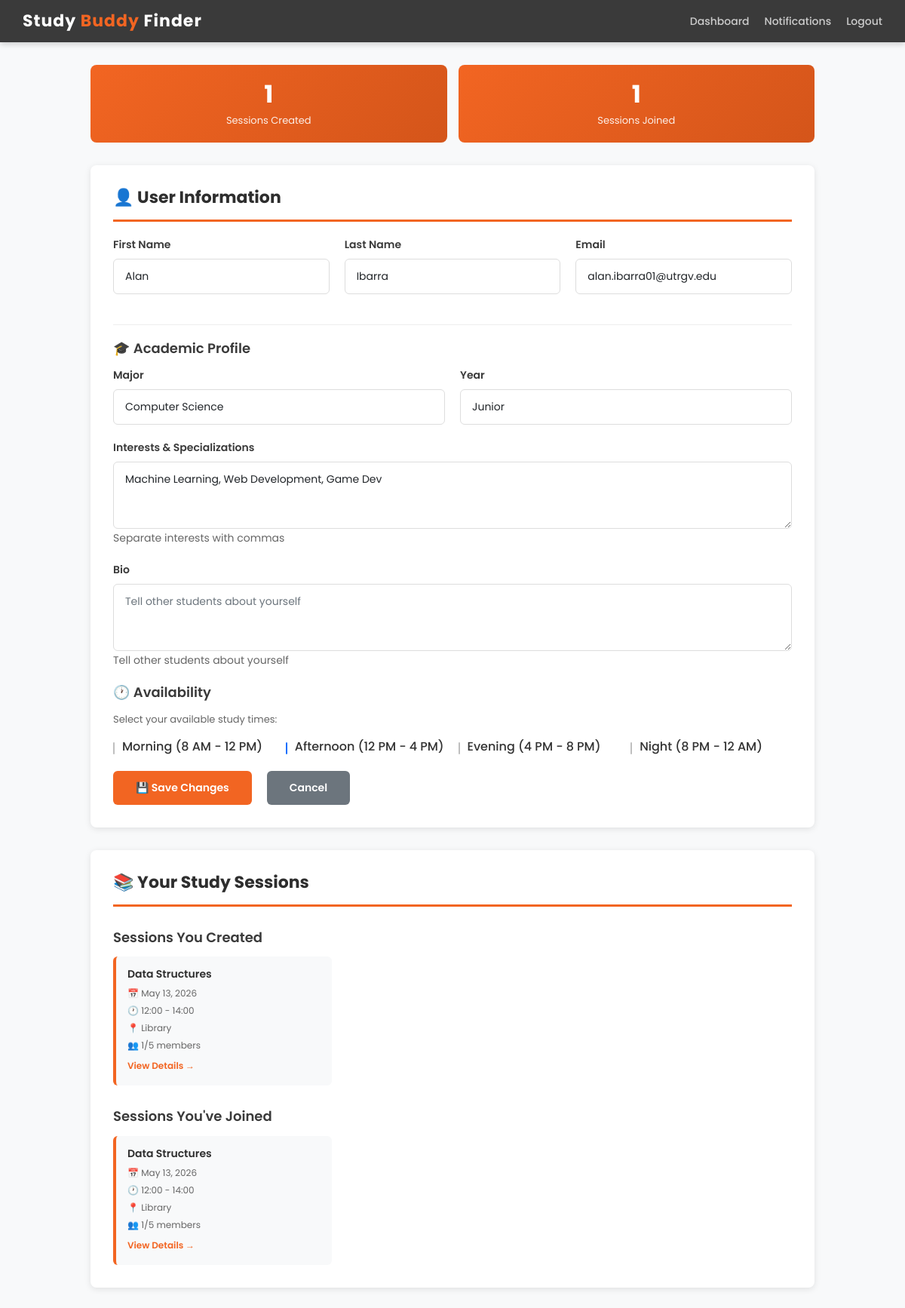
The app's page /profile/ (signed in) with its own data.
### testApp/models.py (models this page shows, shortened)
class UserProfile(models.Model):
    user = models.OneToOneField(User, on_delete=models.CASCADE, related_name='profile')
    major = models.CharField(max_length=100, blank=True, null=True)
    year = models.CharField(max_length=20, choices=YEAR_CHOICES, blank=True, null=True)
    interests = models.TextField(help_text="Comma-separated list of interests", blank=True, null=True)
    availability_morning = models.BooleanField(default=True)  # 8 AM - 12 PM
    availability_afternoon = models.BooleanField(default=True)  # 12 PM - 4 PM
    availability_evening = models.BooleanField(default=True)  # 4 PM - 8 PM
    availability_night = models.BooleanField(default=False)  # 8 PM - 12 AM
    bio = models.TextField(blank=True, null=True)
    created_at = models.DateTimeField(auto_now_add=True)
    updated_at = models.DateTimeField(auto_now=True)

class StudySession(models.Model):
    LOCATION_CHOICES = [
        ('Library', 'Library'),
        ('Student Center', 'Student Center'),
        ('Cafe', 'Cafe'),
        ('Dormitory', 'Dormitory'),
        ('Classroom', 'Classroom'),
        ('Online', 'Online'),
        ('Other', 'Other'),
    ]
    creator = models.ForeignKey(User, on_delete=models.CASCADE, related_name='created_sessions')
    course_name = models.CharField(max_length=200)
    course_code = models.CharField(max_length=50, blank=True, null=True)
    description = models.TextField()
    location = models.CharField(max_length=100, choices=LOCATION_CHOICES)
    other_location = models.CharField(max_length=200, blank=True, null=True, help_text="Specify if location is 'Other'")
    date = models.DateField()
    start_time = models.TimeField()
    end_time = models.TimeField()
    max_capacity = models.IntegerField(default=5, validators=[MinValueValidator(1), MaxValueValidator(100)])
    current_members = models.ManyToManyField(User, through='SessionMembership', related_name='joined_sessions')
    subject_tags = models.CharField(max_length=200, blank=True, null=True, help_text="Comma-separated tags")
    created_at = models.DateTimeField(auto_now_add=True)
    updated_at = models.DateTimeField(auto_now=True)
    is_active = models.BooleanField(default=True)
    class Meta:
        ordering = ['-created_at']
    def get_member_count(self):
        return self.current_members.count()

### testApp/views.py (the view)
# urls.py: path('profile/', views.user_profile, name='user_profile'),
@login_required(login_url='login')
def user_profile(request):
    try:
        user_profile = request.user.profile
    except UserProfile.DoesNotExist:
        user_profile = UserProfile.objects.create(user=request.user)
    if request.method == 'POST':
        user_form = UserUpdateForm(request.POST, instance=request.user)
        profile_form = UserProfileForm(request.POST, instance=user_profile)
        if user_form.is_valid() and profile_form.is_valid():
            user_form.save()
            profile_form.save()
            messages.success(request, 'Your profile has been updated successfully!')
            return redirect('user_profile')
    else:
        user_form = UserUpdateForm(instance=request.user)
        profile_form = UserProfileForm(instance=user_profile)
    created_sessions = request.user.created_sessions.all()
    joined_sessions = request.user.joined_sessions.all()
    context = {
        'user_form': user_form,
        'profile_form': profile_form,
        'created_sessions': created_sessions,
        'joined_sessions': joined_sessions,
        'user_profile': user_profile,
    }
    return render(request, 'user_profile.html', context)

### testApp/forms.py
class UserUpdateForm(forms.ModelForm):
    email = forms.EmailField(
        widget=forms.EmailInput(attrs={
            'class': 'form-control',
            'placeholder': 'your.email@utrgv.edu'
        })
    )
    class Meta:
        model = User
        fields = ['first_name', 'last_name', 'email']
        widgets = {
            'first_name': forms.TextInput(attrs={
                'class': 'form-control',
                'placeholder': 'First Name'
            }),
            'last_name': forms.TextInput(attrs={
                'class': 'form-control',
                'placeholder': 'Last Name'
            }),
        }

### testApp/templates/user_profile.html (shortened to what this page needs)
<!DOCTYPE html>
<html>
<head>
    <link href="https://cdn.jsdelivr.net/npm/bootstrap@5.1.3/dist/css/bootstrap.min.css" rel="stylesheet">
</head>
<body>
    <div class="navbar">
        <h1>Study <span>Buddy</span> Finder</h1>
        <div class="navbar-links">
            <a href="{% url 'dashboard' %}">Dashboard</a>
            <a href="{% url 'notifications' %}">Notifications</a>
            <a href="{% url 'logout' %}">Logout</a>
        </div>
    </div>
    <div class="container-main">
        <div class="stats-grid">
            <div class="stat-card">
                <h3>{{ created_sessions.count }}</h3>
                <p>Sessions Created</p>
            </div>
            <div class="stat-card">
                <h3>{{ joined_sessions.count }}</h3>
                <p>Sessions Joined</p>
            </div>
        </div>
        <div class="profile-section">
            <h2 class="section-title">👤 User Information</h2>
            <form method="POST">
                <div class="form-row">
                    <div class="form-group">
                        <label for="{{ user_form.first_name.id_for_label }}">First Name</label>
                        {{ user_form.first_name }}
                    </div>
                    <div class="form-group">
                        <label for="{{ user_form.last_name.id_for_label }}">Last Name</label>
                        {{ user_form.last_name }}
                    </div>
                    <div class="form-group">
                        <label for="{{ user_form.email.id_for_label }}">Email</label>
                        {{ user_form.email }}
                    </div>
                </div>
                <div class="divider"></div>
                <h3 style="font-size: 18px; font-weight: 600; margin: 20px 0 15px 0; color: #3a3a3a;">🎓 Academic Profile</h3>
                <div class="form-row">
                    <div class="form-group">
                        <label for="{{ profile_form.major.id_for_label }}">Major</label>
                        {{ profile_form.major }}
                    </div>
                    <div class="form-group">
                        <label for="{{ profile_form.year.id_for_label }}">Year</label>
                        {{ profile_form.year }}
                    </div>
                </div>
                <div class="form-group">
                    <label for="{{ profile_form.interests.id_for_label }}">Interests & Specializations</label>
                    {{ profile_form.interests }}
                    <small style="color: #666;">Separate interests with commas</small>
                </div>
                <div class="form-group">
                    <label for="{{ profile_form.bio.id_for_label }}">Bio</label>
                    {{ profile_form.bio }}
                    <small style="color: #666;">Tell other students about yourself</small>
                </div>
                <h3 style="font-size: 18px; font-weight: 600; margin: 20px 0 15px 0; color: #3a3a3a;">🕐 Availability</h3>
                <p style="font-size: 13px; color: #666; margin-bottom: 15px;">Select your available study times:</p>
                <div class="checkbox-group">
                    <div class="checkbox-item">
                        {{ profile_form.availability_morning }}
                        <label for="{{ profile_form.availability_morning.id_for_label }}">Morning (8 AM - 12 PM)</label>
                    </div>
                    <div class="checkbox-item">
                        {{ profile_form.availability_afternoon }}
                        <label for="{{ profile_form.availability_afternoon.id_for_label }}">Afternoon (12 PM - 4 PM)</label>
                    </div>
                    <div class="checkbox-item">
                        {{ profile_form.availability_evening }}
                        <label for="{{ profile_form.availability_evening.id_for_label }}">Evening (4 PM - 8 PM)</label>
                    </div>
                    <div class="checkbox-item">
                        {{ profile_form.availability_night }}
                        <label for="{{ profile_form.availability_night.id_for_label }}">Night (8 PM - 12 AM)</label>
                    </div>
                </div>
                <div class="button-group">
                    <button type="submit" class="btn-primary-custom">💾 Save Changes</button>
                    <a href="{% url 'dashboard' %}" class="btn-secondary">Cancel</a>
                </div>
            </form>
        </div>
        {% if created_sessions or joined_sessions %}
            <div class="profile-section">
                <h2 class="section-title">📚 Your Study Sessions</h2>
                {% if created_sessions %}
                    <div class="sessions-preview">
                        <h3>Sessions You Created</h3>
                        {% if created_sessions %}
                            <div class="session-list">
                                {% for session in created_sessions %}
                                    <div class="session-item">
                                        <h4>{{ session.course_name }}</h4>
                                        <p><strong>📅</strong> {{ session.date }}</p>
                                        <p><strong>🕐</strong> {{ session.start_time|time:"H:i" }} - {{ session.end_time|time:"H:i" }}</p>
                                        <p><strong>📍</strong> {{ session.location }}</p>
                                        <p><strong>👥</strong> {{ session.get_member_count }}/{{ session.max_capacity }} members</p>
                                        <a href="{% url 'session_detail' session.pk %}" style="color: #F26522; font-weight: 600; text-decoration: none; font-size: 12px;">View Details →</a>
                                    </div>
                                {% endfor %}
                            </div>
                        {% else %}
                            <div class="empty-message">No sessions created yet</div>
                        {% endif %}
                    </div>
                {% endif %}
                {% if joined_sessions %}
                    <div class="sessions-preview">
                        <h3>Sessions You've Joined</h3>
                        {% if joined_sessions %}
                            <div class="session-list">
                                {% for session in joined_sessions %}
                                    <div class="session-item">
                                        <h4>{{ session.course_name }}</h4>
                                        <p><strong>📅</strong> {{ session.date }}</p>
                                        <p><strong>🕐</strong> {{ session.start_time|time:"H:i" }} - {{ session.end_time|time:"H:i" }}</p>
                                        <p><strong>📍</strong> {{ session.location }}</p>
                                        <p><strong>👥</strong> {{ session.get_member_count }}/{{ session.max_capacity }} members</p>
                                        <a href="{% url 'session_detail' session.pk %}" style="color: #F26522; font-weight: 600; text-decoration: none; font-size: 12px;">View Details →</a>
                                    </div>
                                {% endfor %}
                            </div>
                        {% else %}
                            <div class="empty-message">No sessions joined yet</div>
                        {% endif %}
                    </div>
                {% endif %}
            </div>
        {% endif %}
    </div>
</body>
</html>

### testApp/templates/user_profile.html (style rules this page uses)
* { margin: 0; padding: 0; box-sizing: border-box; }
body { font-family: 'Poppins', sans-serif; background-color: #f8f9fa; color: #333; }
.navbar { background-color: #3a3a3a; padding: 15px 30px; display: flex; justify-content: space-between; align-items: center; box-shadow: 0 2px 8px rgba(0,0,0,0.2); }
.navbar h1 { color: white; font-size: 22px; font-weight: 700; letter-spacing: 1px; margin: 0; }
.navbar h1 span { color: #F26522; }
.navbar-links { display: flex; gap: 20px; align-items: center; }
.navbar a { color: #ccc; text-decoration: none; font-size: 14px; font-weight: 500; }
.container-main { max-width: 1000px; margin: 30px auto; padding: 0 20px; }
.profile-section { background: white; padding: 30px; border-radius: 8px; box-shadow: 0 2px 8px rgba(0,0,0,0.1); margin-bottom: 30px; }
.section-title { font-size: 22px; font-weight: 700; color: #2e2e2e; margin-bottom: 20px; padding-bottom: 15px; border-bottom: 3px solid #F26522; }
.form-group { margin-bottom: 20px; }
.form-group label { font-weight: 600; color: #3a3a3a; display: block; margin-bottom: 8px; font-size: 14px; }
.form-group input, .form-group select, .form-group textarea { width: 100%; padding: 12px 15px; border: 1px solid #ddd; border-radius: 6px; font-family: 'Poppins', sans-serif; font-size: 14px; transition: border 0.2s; }
.form-row { display: grid; grid-template-columns: repeat(auto-fit, minmax(250px, 1fr)); gap: 20px; }
.checkbox-group { display: grid; grid-template-columns: repeat(auto-fit, minmax(200px, 1fr)); gap: 15px; margin-top: 10px; }
.checkbox-item { display: flex; align-items: center; }
.checkbox-item input[type="checkbox"] { width: auto; margin-right: 10px; cursor: pointer; }
.checkbox-item label { margin: 0; cursor: pointer; font-weight: 500; }
.btn-primary-custom { background-color: #F26522; color: white; padding: 12px 30px; border: none; border-radius: 6px; font-size: 14px; cursor: pointer; text-decoration: none; font-weight: 600; transition: background 0.2s; font-family: 'Poppins', sans-serif; }
.btn-secondary { background-color: #6c757d; color: white; padding: 12px 30px; border: none; border-radius: 6px; font-size: 14px; cursor: pointer; text-decoration: none; font-weight: 600; transition: background 0.2s; font-family: 'Poppins', sans-serif; margin-left: 10px; }
.button-group { display: flex; gap: 10px; margin-top: 20px; }
.stats-grid { display: grid; grid-template-columns: repeat(auto-fit, minmax(150px, 1fr)); gap: 15px; margin-bottom: 30px; }
.stat-card { background: linear-gradient(135deg, #F26522 0%, #d4551a 100%); color: white; padding: 20px; border-radius: 8px; text-align: center; }
.stat-card h3 { font-size: 32px; margin: 0; font-weight: 700; }
.stat-card p { margin: 5px 0 0 0; font-size: 13px; opacity: 0.9; }
.sessions-preview { margin-top: 30px; }
.sessions-preview h3 { font-size: 18px; font-weight: 600; margin-bottom: 15px; color: #3a3a3a; }
.session-list { display: grid; grid-template-columns: repeat(auto-fill, minmax(250px, 1fr)); gap: 15px; }
.session-item { background: #f8f9fa; padding: 15px; border-radius: 6px; border-left: 4px solid #F26522; }
.session-item h4 { font-size: 14px; font-weight: 600; margin: 0 0 8px 0; color: #2e2e2e; }
.session-item p { font-size: 12px; color: #666; margin: 5px 0; }
.divider { height: 1px; background: #eee; margin: 20px 0; }

### records on screen
UserProfile: major "Computer Science", year "Junior", interests "Machine Learning, Web Development, Game Dev", availability_afternoon "☑"
StudySession: course_name "Data Structures", date "May 13, 2026", start_time "12:00", end_time "14:00", location "Library", get_member_count "1", max_capacity "5"

### other values on screen
{{ created_sessions.count }} "1"
{{ joined_sessions.count }} "1"
